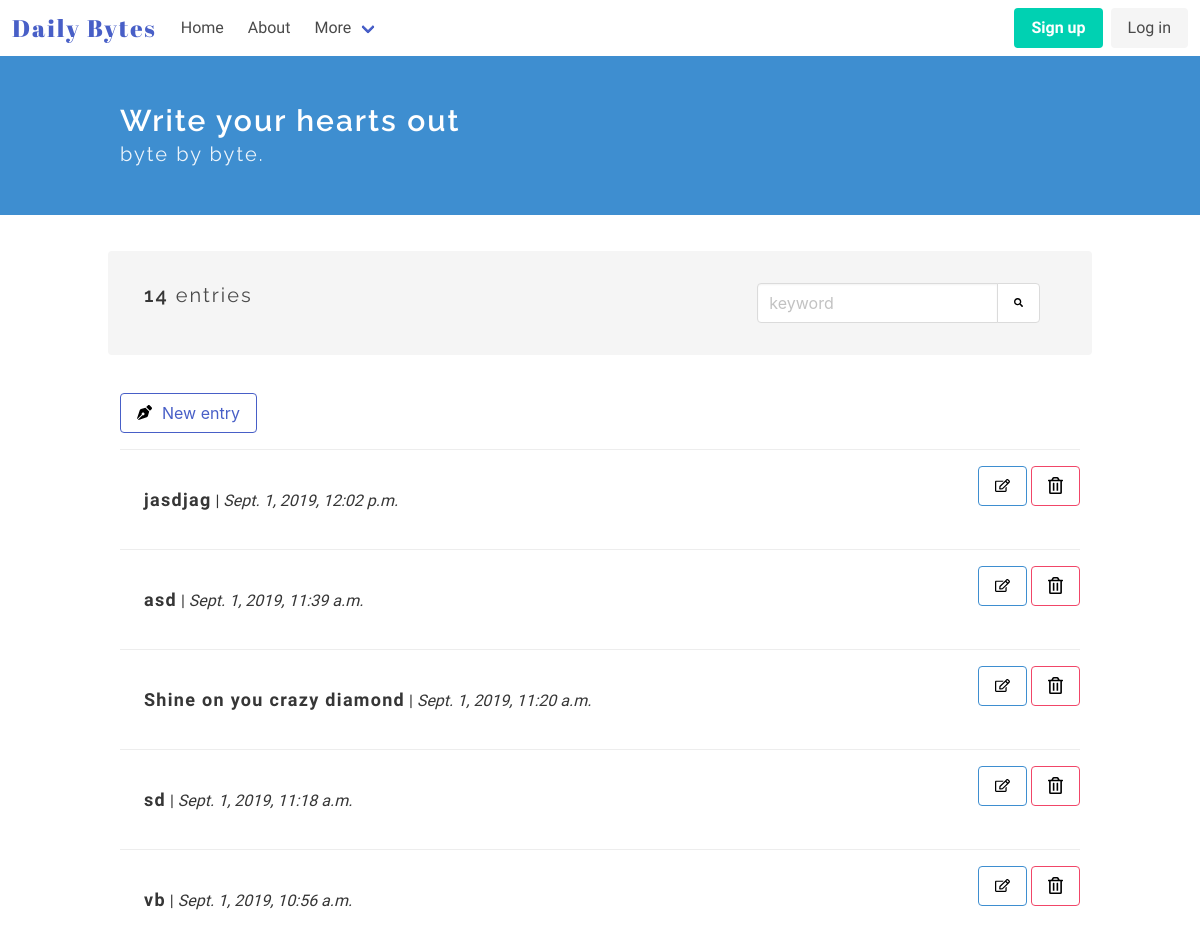
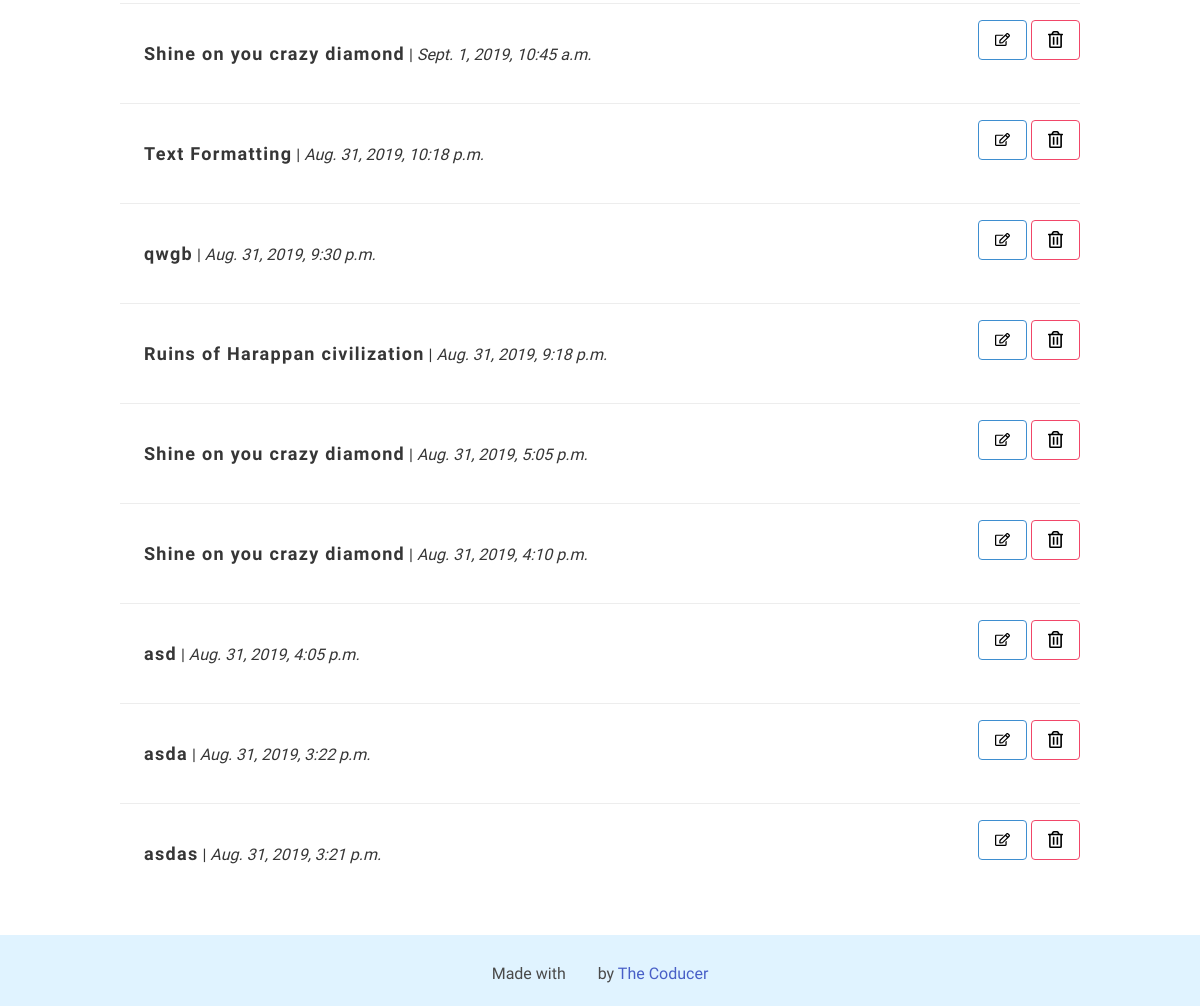
The app's page /, older data (2 pictures, top to bottom).
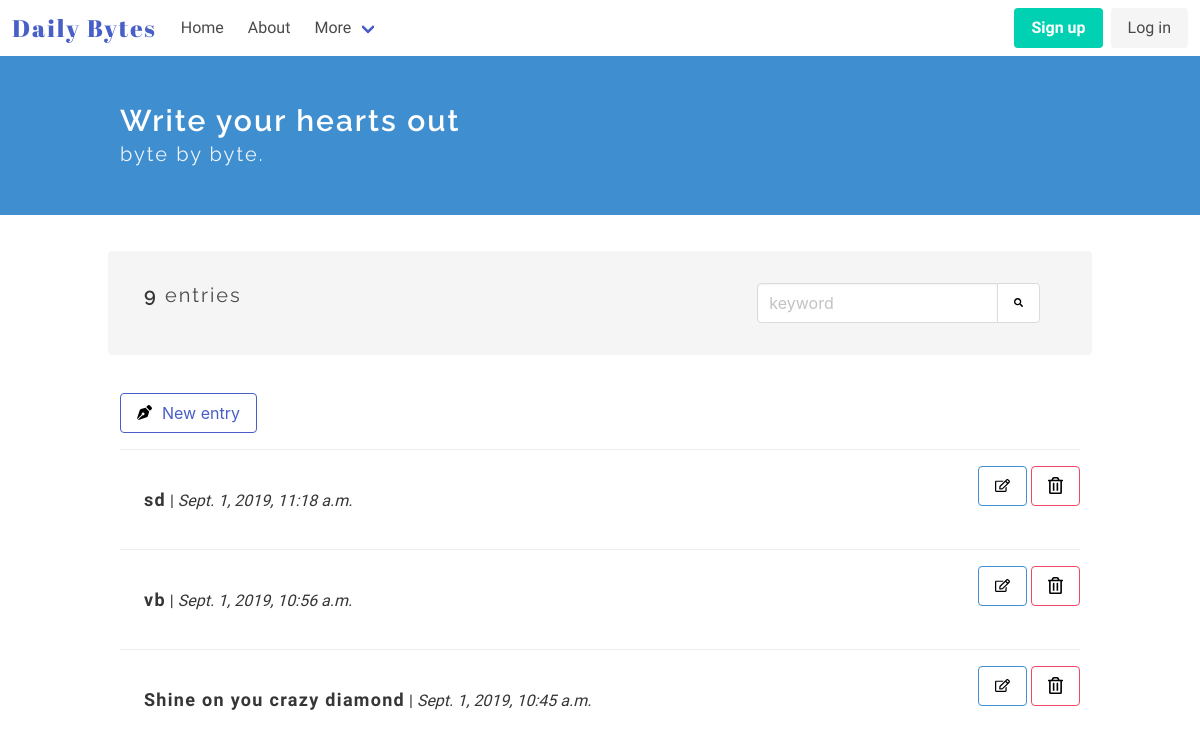
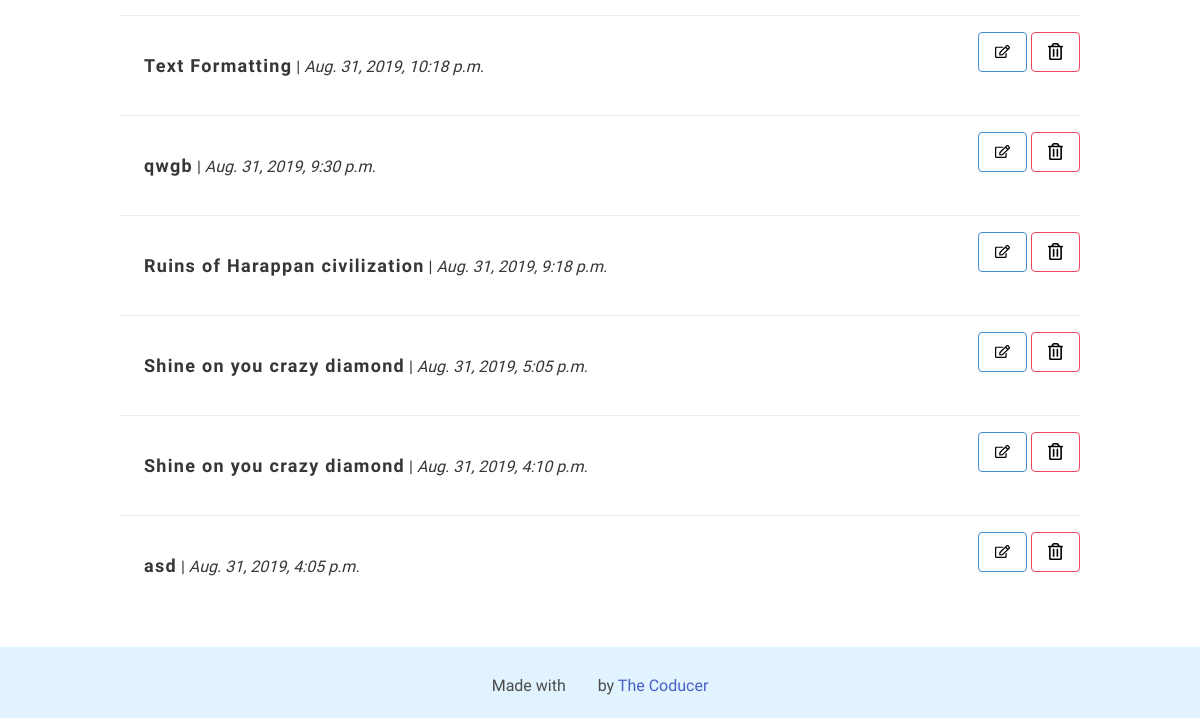
The same page, newer data (2 pictures, top to bottom).
### diary_app/models.py (models this page shows, shortened)
class Entry(models.Model):
    title = models.CharField(max_length=50, default='', verbose_name="")
    text = RichTextUploadingField(verbose_name="")
    date_posted = models.DateTimeField(auto_now_add = True)
    class Meta:
        verbose_name_plural = 'entries'

### diary_app/views.py (the view)
# urls.py: path('', EntryListView.as_view(), name = 'home'),
class EntryListView(ListView):
        model = Entry
        template_name = 'diary_app/index.html'
        context_object_name = 'entries'
        ordering = ['-date_posted']
        def get_context_data(self, **kwargs):
                context = super(EntryListView, self).get_context_data(**kwargs)
                context['count_entries'] = Entry.objects.all().count()
                ...
                return context

### diary_app/templates/diary_app/index.html (shortened to what this page needs)
<!DOCTYPE html>
<html lang="en">
<head>
</head>
<body>
    {% extends "./base.html" %}
    {% block content %}
    {% load static %}
    <section class="hero is-info">
        <div class="hero-body">
        <div class="container">
            <h1 class="title">
                Write your hearts out
            </h1>
            <h2 class="subtitle">
                byte by byte.
            </h2>
        </div>
        </div>
    </section>
    <section class="section">
        <div class="container">
            <div class="container my-top-bar">
            <div class="columns notification">
                <div class="column is-two-thirds">
                    <p class="subtitle is-5">
                        {% if count_entries < 1 %}
                            You don't have any entries
                        {% else %}
                            <strong>{{ count_entries }}</strong> entries
                        {% endif %}
                    </p>
                </div>
                <div class="column">
                <div class="field has-addons">
                    <p class="control">
                        <input class="input" type="text" placeholder="keyword">
                    </p>
                    <p class="control">
                        <button class="button">
                            <img class="search-icon" src="{% static '/images/search.svg' %}" alt="Add new byte" width=15px height=15px>
                        </button>
                    </p>
                    </div>
                    </div>
                </div>
                </div>
        <article class="media">
            <div class="media-content">
                <div class="content">
                    <a class="button is-link is-outlined" href="{% url 'add' %}"><img src="{% static '/images/pen.svg' %}" alt="Add new byte" width=15px height=15px style="margin-right: 10px;">New entry</a>
                </div>
            </div>
        </article>
        {% for entry in entries %}
        <article class="media">
                <div class="media-content">
                    <a href="/entry/{{entry.id}}">
                    <div class="content notification readmore-div">
                        <p>
                            <strong class="entry-title">{{ entry.title }}</strong> | <i>{{ entry.date_posted }}</i>
                        </p>
                    </div>
                    </a>
                </div>
                <div class="media-right">
                        <a class="button is-info is-outlined" href="/edit/{{entry.id}}"><img src="{% static '/images/edit.svg' %}" alt="Edit" width=15px height=15px></a>
                        <a class="button is-danger is-outlined" href="/confirmdelete/{{entry.id}}"><img src="{% static '/images/delete.svg' %}" alt="Delete" width=15px height=15px color: red;></a>
                </div>
            </article>
        {% endfor %}
    </div>
    </section>
    {% endblock %}

Row changes from the older to the newer data that the page shows:
removed Entry: title "jasdjag", date_posted "Sept. 1, 2019, 12:02 p.m."
removed Entry: title "asd", date_posted "Sept. 1, 2019, 11:39 a.m."
removed Entry: title "Shine on you crazy diamond", date_posted "Sept. 1, 2019, 11:20 a.m."
removed Entry: title "asda", date_posted "Aug. 31, 2019, 3:22 p.m."
removed Entry: title "asdas", date_posted "Aug. 31, 2019, 3:21 p.m."
Text that changed along with them:
{{ count_entries }}: "14" → "9"
